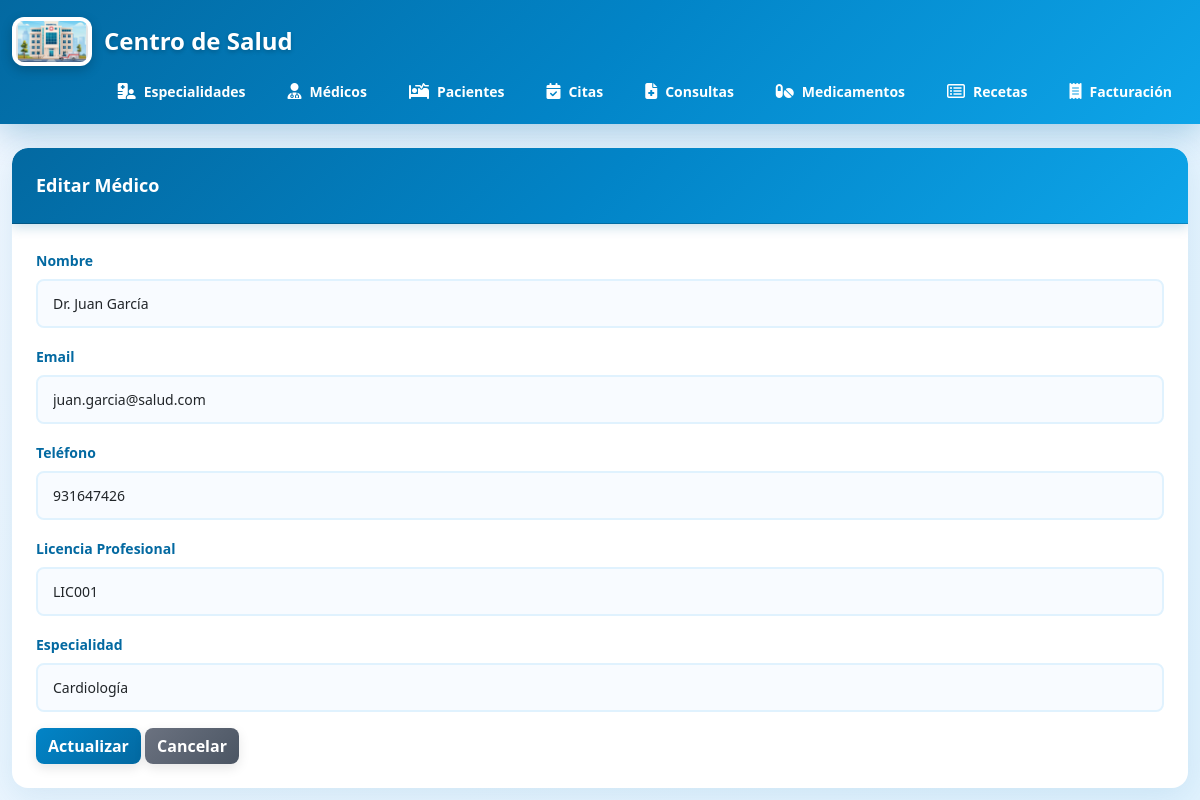
The app's page /medicos/edit.php?id=1 with its own data.
### tables this page shows
CREATE TABLE medicos (
  id_medico int auto_increment primary key,
  nombre varchar(150) not null,
  email varchar(100) unique,
  telefono varchar(20),
  licencia_profesional varchar(50) not null unique,
  id_especialidad int not null,
  fecha_contratacion datetime default current_timestamp,
  foreign key (id_especialidad) references especialidades(id_especialidad)
);

CREATE TABLE especialidades (
  id_especialidad int auto_increment primary key,
  nombre varchar(100) not null unique,
  descripcion text
);

### medicos/edit.php (the view, shortened to what this page needs)
<?php
require_once '../config/database.php';
require_once '../includes/header.php';
$id = $_GET['id'];
$stmt = $pdo->prepare("SELECT * FROM medicos WHERE id_medico = :id");
$stmt->execute([':id' => $id]);
$medico = $stmt->fetch(PDO::FETCH_ASSOC);
$stmt = $pdo->query("SELECT * FROM especialidades");
$especialidades = $stmt->fetchAll(PDO::FETCH_ASSOC);
?>
<div class="card">
    <div class="card-header">Editar Médico</div>
    <div class="card-body">
        <form action="update.php" method="POST">
            <div class="mb-3">
                <label class="form-label">Nombre</label>
                <input type="text" name="nombre" class="form-control" value="<?= $medico['nombre'] ?>" required>
            </div>
            <div class="mb-3">
                <label class="form-label">Email</label>
                <input type="email" name="email" class="form-control" value="<?= $medico['email'] ?>">
            </div>
            <div class="mb-3">
                <label class="form-label">Teléfono</label>
                <input type="text" name="telefono" class="form-control" value="<?= $medico['telefono'] ?>">
            </div>
            <div class="mb-3">
                <label class="form-label">Licencia Profesional</label>
                <input type="text" name="licencia_profesional" class="form-control" value="<?= $medico['licencia_profesional'] ?>" required>
            </div>
            <div class="mb-3">
                <label class="form-label">Especialidad</label>
                <select name="id_especialidad" class="form-control" required>
                    <?php foreach ($especialidades as $especialidad): ?>
                    <option value="<?= $especialidad['id_especialidad'] ?>" <?php if ($especialidad['id_especialidad'] == $medico['id_especialidad']) echo 'selected'; ?>>
                        <?= $especialidad['nombre'] ?>
                    </option>
                    <?php endforeach; ?>
                </select>
            </div>
            <button type="submit" class="btn btn-warning">Actualizar</button>
            <a href="index.php" class="btn btn-secondary">Cancelar</a>
        </form>
    </div>
</div>
<?php require_once '../includes/footer.php'; ?>

### public/css/style.css (style rules this page uses)
* { margin: 0; padding: 0; box-sizing: border-box; }
body { background: linear-gradient(135deg, #f0f7ff 0%, #e0f2fe 100%); font-family: 'Segoe UI', Tahoma, Geneva, Verdana, sans-serif; min-height: 100vh; }
.card { border: none !important; border-radius: 16px; box-shadow: 0 8px 32px rgba(3, 105, 161, 0.1); margin-bottom: 30px; overflow: hidden; background: white; }
.card-header { background: linear-gradient(135deg, #0369A1 0%, #0284C7 50%, #0EA5E9 100%) !important; color: white !important; border-radius: 16px 16px 0 0 !important; padding: 24px !important; font-weight: 600; font-size: 18px; box-shadow: 0 4px 12px rgba(3, 105, 161, 0.2); }
.card-body { padding: 24px; }
.btn { border-radius: 8px; font-weight: 600; transition: all 0.3s ease; box-shadow: 0 4px 12px rgba(0, 0, 0, 0.1); }
.btn-warning { background: linear-gradient(135deg, #0284C7 0%, #0369A1 100%) !important; border: none !important; color: white !important; }
.btn-secondary { background: linear-gradient(135deg, #6b7280 0%, #4b5563 100%) !important; border: none !important; color: white !important; }
.form-control { border-radius: 8px; border: 2px solid #E0F2FE !important; padding: 12px 15px; font-size: 14px; transition: all 0.3s ease; background-color: #F8FBFF; }
.form-label { font-weight: 600; color: #0369A1; margin-bottom: 8px; font-size: 14px; }
.mb-3 { margin-bottom: 20px; }

### records on screen
medicos: nombre "Dr. Juan García", email "juan.garcia@salud.com", telefono "931647426", licencia_profesional "LIC001", id_especialidad "Cardiología"
